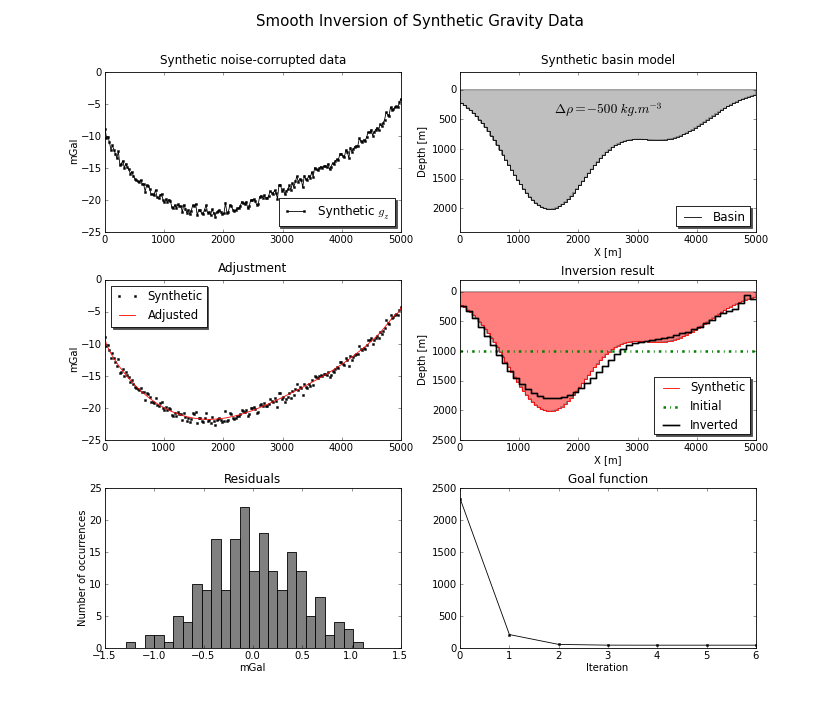

Write Python code to recreate this figure.
# Generate some synthetic gravity data and invert for the relief of a basin.

import numpy
import pylab

from fatiando.inv import interg2d
from fatiando import utils, stats, vis
import fatiando.mesh
import fatiando.grav.synthetic

# Get a logger for the script (also enables stderr logging)
log = utils.get_logger()

# GENERATE SYNTHETIC DATA
################################################################################
# Make a horizontal line of prisms to simulate the basin
synthetic = fatiando.mesh.line_mesh(0, 5000, 100)

dx = synthetic[0]['x2'] - synthetic[0]['x1']

# Exaggerate the y axis of a 3D prism to make it 2D
y1 = -1000.*dx
y2 = 1000.*dx

# The density contrast of the sediment
density = -500.

# The maximum depth of the basin bottom
amp = 2000.

# Calculate the bottom of the prisms using 2 Gaussian functions
for i, cell in enumerate(synthetic.ravel()):

    x = 0.5*(cell['x1'] + cell['x2'])
    cell['value'] = density
    cell['y1'] = y1
    cell['y2'] = y2
    cell['z1'] = 0
    cell['z2'] = amp*(stats.gaussian(x, 1500., 1000.) +
                      0.4*stats.gaussian(x, 3500., 1000.))

# Calculate the gravitational effect of the synthetic model along a profile
gz = fatiando.grav.synthetic.from_prisms(synthetic, x1=0, x2=5000, y1=0, y2=0,
                                         nx=200, ny=1, height=-1, field='gz')

# Contaminate it with gaussian noise and save
error = 0.5
gz['value'] = fatiando.utils.contaminate(gz['value'], stddev=error,
                                                percent=False)
gz['error'] = error*numpy.ones_like(gz['value'])

# INVERSION
################################################################################

# Inform the inversion that the data is vertical gravity, not gradients
data = {'gz':gz}

# Make a model space mesh
mesh = fatiando.mesh.line_mesh(0, 5000, 50)

# Define the inversion parameters
density = -500.
ref_surf = numpy.zeros(mesh.size) # ie, the topography
initial = 1000*numpy.ones(mesh.size) # The initial estimate

# Solve
results = interg2d.solve(data, mesh, density, ref_surf, initial,
                         smoothness=10**(-5), lm_start=0.00001)

# Unpack the results
estimate, residuals, goals = results

# Fill in the mesh with the inversion results
fatiando.mesh.fill(estimate, mesh, key='z2')
fatiando.mesh.fill(ref_surf, mesh, key='z1')

# Compute the adjusted data
adjusted = interg2d.adjustment(estimate, profile=True)

# PLOTING
################################################################################

# Plot the model and gravity effect
pylab.figure(figsize=(14,12))
pylab.suptitle("Smooth Inversion of Synthetic Gravity Data", fontsize=18)
pylab.subplots_adjust(hspace=0.3)

pylab.subplot(3,2,1)
pylab.title("Synthetic noise-corrupted data")
pylab.plot(gz['x'], gz['value'], '.-k', label=r"Synthetic $g_z$")
pylab.ylabel("mGal")
pylab.legend(loc='lower right', shadow=True)

pylab.subplot(3,2,2)
pylab.title("Synthetic basin model")
vis.plot_2d_interface(synthetic, 'z2', style='-k', linewidth=1, fill=synthetic,
                      fillkey='z1', fillcolor='gray', alpha=0.5, label='Basin')
pylab.ylim(1.2*amp, -300)
pylab.xlabel("X [m]")
pylab.ylabel("Depth [m]")
pylab.text(2500, 500, r"$\Delta\rho = -500\ kg.m^{-3}$", fontsize=16,
           horizontalalignment='center')
pylab.legend(loc='lower right', shadow=True)

# and plot the inversion results

# Adjustment X Synthetic data
pylab.subplot(3,2,3)
pylab.title("Adjustment")
pylab.plot(data['gz']['x'], data['gz']['value'], '.k', label="Synthetic")
pylab.plot(adjusted['gz']['x'], adjusted['gz']['value'], '-r', label="Adjusted")
pylab.ylabel("mGal")
pylab.legend(loc='upper left', prop={'size':14}, shadow=True)

# Inversion result
pylab.subplot(3,2,4)
pylab.title("Inversion result")
vis.plot_2d_interface(synthetic, key='z2', style='-r', linewidth=1,
                      label='Synthetic', fill=synthetic, fillkey='z1',
                      fillcolor='r', alpha=0.5)
initial_mesh = fatiando.mesh.copy(mesh)
fatiando.mesh.fill(initial, initial_mesh)
vis.plot_2d_interface(initial_mesh, style='-.g', linewidth=3, label='Initial')
vis.plot_2d_interface(mesh, key='z2', style='-k', linewidth=2, label="Inverted")

pylab.legend(loc='lower right', prop={'size':14}, shadow=True)
pylab.ylim(2500., -200)
pylab.xlabel("X [m]")
pylab.ylabel("Depth [m]")

# Histogram of residuals
pylab.subplot(3,2,5)
pylab.title("Residuals")
vis.residuals_histogram(residuals)
pylab.xlabel("mGal")
pylab.ylabel("Number of occurrences")

# Goal Function X Iteration
pylab.subplot(3,2,6)
pylab.title("Goal function")
pylab.plot(goals, '.-k')
pylab.xlabel("Iteration")

pylab.savefig('interg_smooth.png', dpi=60)

pylab.show()